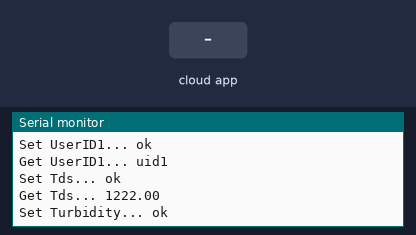
A sketch run on a simulated ESP8266 (NodeMCU). On the bench: the last lines printed to the serial monitor. The inputs (shaded band) are chosen by the test bench. WiFi joins after 1.5 s; servers stay silent unless stated; network time is answered at once with the bench clock; the local clock reads 2024-03-15 10:24:30 at power-on unless the sketch sets it; the Firebase database answers and starts empty.

Above: at 2.7 s.
2.8 s: the phone or cloud app sets Name to 0
4.8 s: the phone or cloud app sets UserId to 0
At 8.42 s:
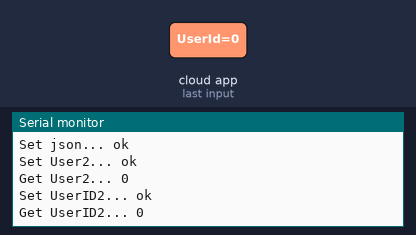
9.4 s: the phone or cloud app sets Tds to 0
At 9.92 s:
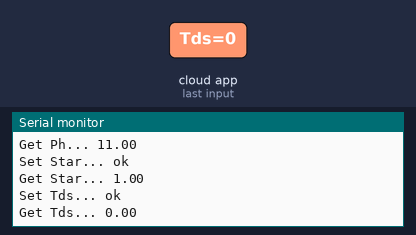
11.4 s: the phone or cloud app sets Turbidity to 0
At 11.9 s:
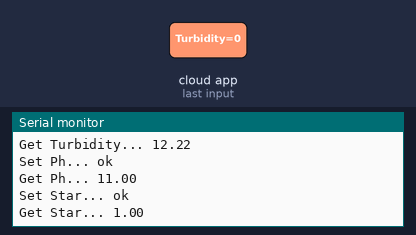
13.4 s: the phone or cloud app sets Ph to 0
15.4 s: the phone or cloud app sets Star to 0
At 15.77 s:
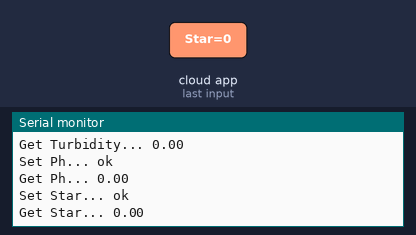

The sketch:

firebasefinal.ino
```cpp
#if defined(ESP32)
#include <WiFi.h>
#include <FirebaseESP32.h>
#elif defined(ESP8266)
#include <ESP8266WiFi.h>
#include <FirebaseESP8266.h>
#endif

#include <WiFiUdp.h>
#include <NTPClient.h>

WiFiUDP ntpUDP;
NTPClient timeClient(ntpUDP, "pool.ntp.org",19800);

//Provide the token generation process info.
#include <addons/TokenHelper.h>

//Provide the RTDB payload printing info and other helper functions.
#include <addons/RTDBHelper.h>


/* 1. Define the WiFi credentials */
#define WIFI_SSID "IIITS_Student"
#define WIFI_PASSWORD "iiit5@2k18"

//For the following credentials, see examples/Authentications/SignInAsUser/EmailPassword/EmailPassword.ino

/* 2. Define the API Key */
#define API_KEY "AIzaSyDLvX0NA0JMvHFS7Ow6tdLJ5sxfjHwVwqk"

/* 3. Define the RTDB URL */
#define DATABASE_URL "https://watermanagementsystem-92386-default-rtdb.asia-southeast1.firebasedatabase.app/" //<databaseName>.firebaseio.com or <databaseName>.<region>.firebasedatabase.app

/* 4. Define the user Email and password that alreadey registerd or added in your project */
#define USER_EMAIL "eswar.k21@iiits.in"
#define USER_PASSWORD "icpsproject"

//Define Firebase Data object
FirebaseData fbdo;

FirebaseAuth auth;
FirebaseConfig config;

unsigned long sendDataPrevMillis = 0;

unsigned long count = 0;

String getCurrentTimeString() {
 timeClient.update();
  time_t now = timeClient.getEpochTime();
  struct tm *timeinfo;
  timeinfo = localtime(&now);

  char buffer[30];
  strftime(buffer, sizeof(buffer), "%A, %Y-%m-%d %H:%M:%S", timeinfo);
  return String(buffer);
}


void setup()
{

  Serial.begin(115200);


  WiFi.begin(WIFI_SSID, WIFI_PASSWORD);
  Serial.print("Connecting to Wi-Fi");
  while (WiFi.status() != WL_CONNECTED)
  {
    Serial.print(".");
    delay(300);
  }
  Serial.println();
  Serial.print("Connected with IP: ");
  Serial.println(WiFi.localIP());
  Serial.println();

  Serial.printf("Firebase Client v%s\n\n", FIREBASE_CLIENT_VERSION);

  /* Assign the api key (required) */
  config.api_key = API_KEY;

  auth.user.email = USER_EMAIL;
  auth.user.password = USER_PASSWORD;


  config.database_url = DATABASE_URL;

  config.token_status_callback = tokenStatusCallback; //see addons/TokenHelper.h

  Firebase.begin(&config, &auth);

  Firebase.reconnectWiFi(true);

  Firebase.setDoubleDigits(5);

  timeClient.begin();
  //timeClient.setTimeOffset(19800); // UTC+5:30 for India

}

// Define an array of usernames and user IDs
const char* usernames[] = {"User1", "User2", "User3"};
const char* userIds[] = {"uid1", "uid2", "uid3"};


void loop()
{
  float Tds1 = 1222;
  float Turbidity1 = 12.22;
  float Ph1 = 11;
  float Star1 = 1;

  float Tds2 = 1222;
  float Turbidity2 = 12.22;
  float Ph2 = 11;
  float Star2 = 1;


  if (Firebase.ready() && (millis() - sendDataPrevMillis > 15000 || sendDataPrevMillis == 0))
  {
    sendDataPrevMillis = millis();
     Serial.printf("Set User1... %s\n", Firebase.setString(fbdo, F("/User1/Name"), usernames[0]) ? "ok" : fbdo.errorReason().c_str());

     Serial.printf("Get User1... %s\n", Firebase.getString(fbdo, F("/User1/Name")) ? String(fbdo.to<String>()).c_str() : fbdo.errorReason().c_str());


     Serial.printf("Set UserID1... %s\n", Firebase.setString(fbdo, F("/User1/UserId"), userIds[0]) ? "ok" : fbdo.errorReason().c_str());

     Serial.printf("Get UserID1... %s\n", Firebase.getString(fbdo, F("/User1/UserId")) ? String(fbdo.to<String>()).c_str() : fbdo.errorReason().c_str());


    Serial.printf("Set Tds... %s\n", Firebase.setFloat(fbdo, F("/User1/node1/Tds"), Tds1) ? "ok" : fbdo.errorReason().c_str());

    Serial.printf("Get Tds... %s\n", Firebase.getFloat(fbdo, F("/User1/node1/Tds")) ? String(fbdo.to<float>()).c_str() : fbdo.errorReason().c_str());


    Serial.printf("Set Turbidity... %s\n", Firebase.setFloat(fbdo, F("/User1/node1/Turbidity"), Turbidity1) ? "ok" : fbdo.errorReason().c_str());

    Serial.printf("Get Turbidity... %s\n", Firebase.getFloat(fbdo, F("/User1/node1/Turbidity")) ? String(fbdo.to<float>()).c_str() : fbdo.errorReason().c_str());


    Serial.printf("Set Ph... %s\n", Firebase.setFloat(fbdo, F("/User1/node1/Ph"), Ph1) ? "ok" : fbdo.errorReason().c_str());

    Serial.printf("Get Ph... %s\n", Firebase.getFloat(fbdo, F("/User1/node1/Ph")) ? String(fbdo.to<float>()).c_str() : fbdo.errorReason().c_str());


    Serial.printf("Set Star... %s\n", Firebase.setFloat(fbdo, F("/User1/node1/Star"),Star1) ? "ok" : fbdo.errorReason().c_str());

    Serial.printf("Get Star... %s\n", Firebase.getFloat(fbdo, F("/User1/node1/Star")) ? String(fbdo.to<float>()).c_str() : fbdo.errorReason().c_str());


    Serial.printf("Set Tds... %s\n", Firebase.setFloat(fbdo, F("/User1/node2/Tds"), Tds2) ? "ok" : fbdo.errorReason().c_str());

    Serial.printf("Get Tds... %s\n", Firebase.getFloat(fbdo, F("/User1/node2/Tds")) ? String(fbdo.to<float>()).c_str() : fbdo.errorReason().c_str());


    Serial.printf("Set Turbidity... %s\n", Firebase.setFloat(fbdo, F("/User1/node2/Turbidity"), Turbidity2) ? "ok" : fbdo.errorReason().c_str());

    Serial.printf("Get Turbidity... %s\n", Firebase.getFloat(fbdo, F("/User1/node2/Turbidity")) ? String(fbdo.to<float>()).c_str() : fbdo.errorReason().c_str());


    Serial.printf("Set Ph... %s\n", Firebase.setFloat(fbdo, F("/User1/node2/Ph"), Ph2) ? "ok" : fbdo.errorReason().c_str());

    Serial.printf("Get Ph... %s\n", Firebase.getFloat(fbdo, F("/User1/node2/Ph")) ? String(fbdo.to<float>()).c_str() : fbdo.errorReason().c_str());


    Serial.printf("Set Star... %s\n", Firebase.setFloat(fbdo, F("/User1/node2/Star"),Star2) ? "ok" : fbdo.errorReason().c_str());

    Serial.printf("Get Star... %s\n", Firebase.getFloat(fbdo, F("/User1/node2/Star")) ? String(fbdo.to<float>()).c_str() : fbdo.errorReason().c_str());

     delay(3000);
   //For the usage of FirebaseJson, see examples/FirebaseJson/BasicUsage/Create_Parse_Edit.ino
    FirebaseJson json;
   // json.set(".sv","timestamp");
    json.set("time",getCurrentTimeString());

    Serial.printf("Set json... %s\n", Firebase.set(fbdo, F("/User1"), json) ? "ok" : fbdo.errorReason().c_str());
   // Serial.printf("Update node... %s\n", Firebase.updateNode(fbdo, F("/test/json/value/round"), json) ? "ok" : fbdo.errorReason().c_str());


     Serial.printf("Set User2... %s\n", Firebase.setString(fbdo, F("/User2/Name"), usernames[1]) ? "ok" : fbdo.errorReason().c_str());

     Serial.printf("Get User2... %s\n", Firebase.getString(fbdo, F("/User2/Name")) ? String(fbdo.to<String>()).c_str() : fbdo.errorReason().c_str());


     Serial.printf("Set UserID2... %s\n", Firebase.setString(fbdo, F("/User2/UserId"), userIds[1]) ? "ok" : fbdo.errorReason().c_str());

     Serial.printf("Get UserID2... %s\n", Firebase.getString(fbdo, F("/User2/UserId")) ? String(fbdo.to<String>()).c_str() : fbdo.errorReason().c_str());


    Serial.printf("Set Tds... %s\n", Firebase.setFloat(fbdo, F("/User2/node1/Tds"), Tds1) ? "ok" : fbdo.errorReason().c_str());

    Serial.printf("Get Tds... %s\n", Firebase.getFloat(fbdo, F("/User2/node1/Tds")) ? String(fbdo.to<float>()).c_str() : fbdo.errorReason().c_str());


    Serial.printf("Set Turbidity... %s\n", Firebase.setFloat(fbdo, F("/User2/node1/Turbidity"), Turbidity1) ? "ok" : fbdo.errorReason().c_str());

    Serial.printf("Get Turbidity... %s\n", Firebase.getFloat(fbdo, F("/User2/node1/Turbidity")) ? String(fbdo.to<float>()).c_str() : fbdo.errorReason().c_str());


    Serial.printf("Set Ph... %s\n", Firebase.setFloat(fbdo, F("/User2/node1/Ph"), Ph1) ? "ok" : fbdo.errorReason().c_str());

    Serial.printf("Get Ph... %s\n", Firebase.getFloat(fbdo, F("/User2/node1/Ph")) ? String(fbdo.to<float>()).c_str() : fbdo.errorReason().c_str());


    Serial.printf("Set Star... %s\n", Firebase.setFloat(fbdo, F("/User2/node1/Star"),Star1) ? "ok" : fbdo.errorReason().c_str());

    Serial.printf("Get Star... %s\n", Firebase.getFloat(fbdo, F("/User2/node1/Star")) ? String(fbdo.to<float>()).c_str() : fbdo.errorReason().c_str());


    Serial.printf("Set Tds... %s\n", Firebase.setFloat(fbdo, F("/User2/node2/Tds"), Tds2) ? "ok" : fbdo.errorReason().c_str());

    Serial.printf("Get Tds... %s\n", Firebase.getFloat(fbdo, F("/User2/node2/Tds")) ? String(fbdo.to<float>()).c_str() : fbdo.errorReason().c_str());


    Serial.printf("Set Turbidity... %s\n", Firebase.setFloat(fbdo, F("/User2/node2/Turbidity"), Turbidity2) ? "ok" : fbdo.errorReason().c_str());

    Serial.printf("Get Turbidity... %s\n", Firebase.getFloat(fbdo, F("/User2/node2/Turbidity")) ? String(fbdo.to<float>()).c_str() : fbdo.errorReason().c_str());


    Serial.printf("Set Ph... %s\n", Firebase.setFloat(fbdo, F("/User2/node2/Ph"), Ph2) ? "ok" : fbdo.errorReason().c_str());

    Serial.printf("Get Ph... %s\n", Firebase.getFloat(fbdo, F("/User2/node2/Ph")) ? String(fbdo.to<float>()).c_str() : fbdo.errorReason().c_str());


    Serial.printf("Set Star... %s\n", Firebase.setFloat(fbdo, F("/User2/node2/Star"),Star2) ? "ok" : fbdo.errorReason().c_str());

    Serial.printf("Get Star... %s\n", Firebase.getFloat(fbdo, F("/User2/node2/Star")) ? String(fbdo.to<float>()).c_str() : fbdo.errorReason().c_str());

    delay(3000);
   // json.set(".sv","timestamp");
    json.set("time",getCurrentTimeString());

    Serial.printf("Set json... %s\n", Firebase.set(fbdo, F("/User2"), json) ? "ok" : fbdo.errorReason().c_str());


     Serial.printf("Set User3... %s\n", Firebase.setString(fbdo, F("/User3/Name"), usernames[2]) ? "ok" : fbdo.errorReason().c_str());

     Serial.printf("Get User3... %s\n", Firebase.getString(fbdo, F("/User3/Name")) ? String(fbdo.to<String>()).c_str() : fbdo.errorReason().c_str());


     Serial.printf("Set UserID3... %s\n", Firebase.setString(fbdo, F("/User3/UserId"), userIds[2]) ? "ok" : fbdo.errorReason().c_str());

     Serial.printf("Get UserID3... %s\n", Firebase.getString(fbdo, F("/User3/UserId")) ? String(fbdo.to<String>()).c_str() : fbdo.errorReason().c_str());


    Serial.printf("Set Tds... %s\n", Firebase.setFloat(fbdo, F("/User3/node1/Tds"), Tds1) ? "ok" : fbdo.errorReason().c_str());

    Serial.printf("Get Tds... %s\n", Firebase.getFloat(fbdo, F("/User3/node1/Tds")) ? String(fbdo.to<float>()).c_str() : fbdo.errorReason().c_str());


    Serial.printf("Set Turbidity... %s\n", Firebase.setFloat(fbdo, F("/User3/node1/Turbidity"), Turbidity1) ? "ok" : fbdo.errorReason().c_str());

    Serial.printf("Get Turbidity... %s\n", Firebase.getFloat(fbdo, F("/User3/node1/Turbidity")) ? String(fbdo.to<float>()).c_str() : fbdo.errorReason().c_str());


    Serial.printf("Set Ph... %s\n", Firebase.setFloat(fbdo, F("/User3/node1/Ph"), Ph1) ? "ok" : fbdo.errorReason().c_str());

    Serial.printf("Get Ph... %s\n", Firebase.getFloat(fbdo, F("/User3/node1/Ph")) ? String(fbdo.to<float>()).c_str() : fbdo.errorReason().c_str());


    Serial.printf("Set Star... %s\n", Firebase.setFloat(fbdo, F("/User3/node1/Star"),Star1) ? "ok" : fbdo.errorReason().c_str());

    Serial.printf("Get Star... %s\n", Firebase.getFloat(fbdo, F("/User3/node1/Star")) ? String(fbdo.to<float>()).c_str() : fbdo.errorReason().c_str());


    Serial.printf("Set Tds... %s\n", Firebase.setFloat(fbdo, F("/User3/node2/Tds"), Tds2) ? "ok" : fbdo.errorReason().c_str());

    Serial.printf("Get Tds... %s\n", Firebase.getFloat(fbdo, F("/User3/node2/Tds")) ? String(fbdo.to<float>()).c_str() : fbdo.errorReason().c_str());


    Serial.printf("Set Turbidity... %s\n", Firebase.setFloat(fbdo, F("/User3/node2/Turbidity"), Turbidity2) ? "ok" : fbdo.errorReason().c_str());

    Serial.printf("Get Turbidity... %s\n", Firebase.getFloat(fbdo, F("/User3/node2/Turbidity")) ? String(fbdo.to<float>()).c_str() : fbdo.errorReason().c_str());


    Serial.printf("Set Ph... %s\n", Firebase.setFloat(fbdo, F("/User3/node2/Ph"), Ph2) ? "ok" : fbdo.errorReason().c_str());

    Serial.printf("Get Ph... %s\n", Firebase.getFloat(fbdo, F("/User3/node2/Ph")) ? String(fbdo.to<float>()).c_str() : fbdo.errorReason().c_str());


    Serial.printf("Set Star... %s\n", Firebase.setFloat(fbdo, F("/User3/node2/Star"),Star2) ? "ok" : fbdo.errorReason().c_str());

    Serial.printf("Get Star... %s\n", Firebase.getFloat(fbdo, F("/User3/node2/Star")) ? String(fbdo.to<float>()).c_str() : fbdo.errorReason().c_str());


//    json.set("time", getCurrentTimeString());
    json.set("time",getCurrentTimeString());
    Serial.printf("Set json... %s\n", Firebase.set(fbdo, F("/User3"), json) ? "ok" : fbdo.errorReason().c_str());

    delay(3000);

  Serial.println();
    count++;
  }


}
```

Measured:
- after the input at 4.8 s, the serial monitor: prints a new line after 3.5 s (image 1)
- after the input at 9.4 s, the serial monitor: prints a new line after 0.39 s (image 2)
- after the input at 15.4 s, the serial monitor: prints a new line after 0.24 s (image 4)
